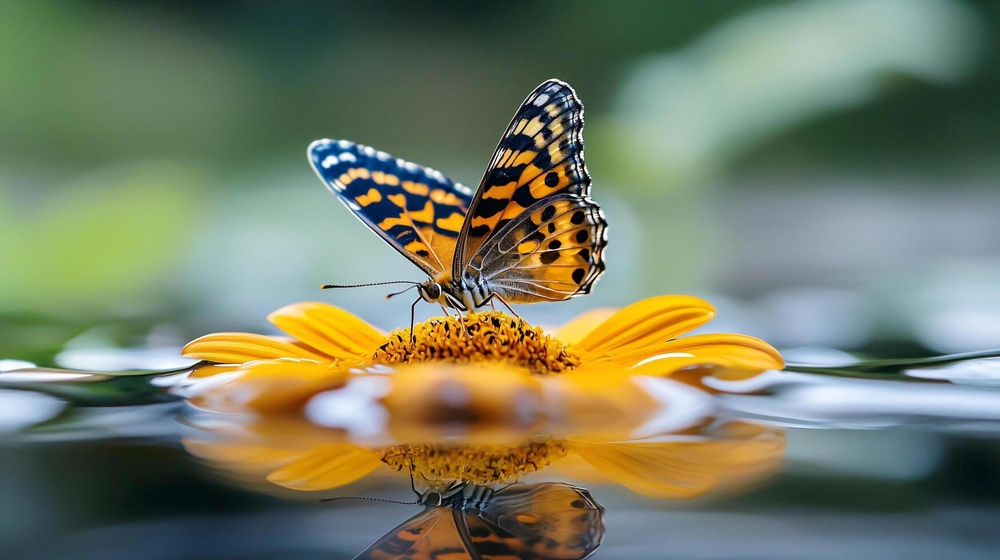
#> input picture CVLab01/assets/buter.jpg, 1000 x 560 px, shrunk from 1749 x 980 before the run
$ jupyter execute task08.ipynb
#> lines starting #> are read from the running program, lines starting #| are printed output that depends on the picture
# Task 8: Multiple Transforms in Sequence

Chain 3x3 matrices: overall `M = Mn @ ... @ M2 @ M1` applied once.

## Imports & Image

[cell 1]
import cv2
import numpy as np
import matplotlib.pyplot as plt

img = cv2.imread('../CVLab01/assets/buter.jpg')
#> img is the input picture: shape (560, 1000, 3); mean B, G, R 101.3, 124.9, 117.8
h, w = img.shape[:2]
#> h = 560; w = 1000

## Build pipeline: scale, rotate, translate

[cell 2]
def scale_matrix(sx, sy):
    return np.array([[sx, 0, 0], [0, sy, 0], [0, 0, 1]], dtype=np.float32)


def rotate_matrix(deg, cx, cy):
    t = np.radians(deg)
    c, s = np.cos(t), np.sin(t)
    return np.array([[c, -s, cx - c * cx + s * cy], [s, c, cy - s * cx - c * cy], [0, 0, 1]], dtype=np.float32)


def translate_matrix(tx, ty):
    return np.array([[1, 0, tx], [0, 1, ty], [0, 0, 1]], dtype=np.float32)


cx, cy = w / 2, h / 2
#> cx = 500; cy = 280
S = scale_matrix(0.9, 0.9)
R = rotate_matrix(12, cx, cy)
T = translate_matrix(20, -15)
# Apply translate last on pixel: p' = T @ R @ S @ p  (scale first at origin logic)
M = T @ R @ S
out = cv2.warpPerspective(img, M, (w, h))
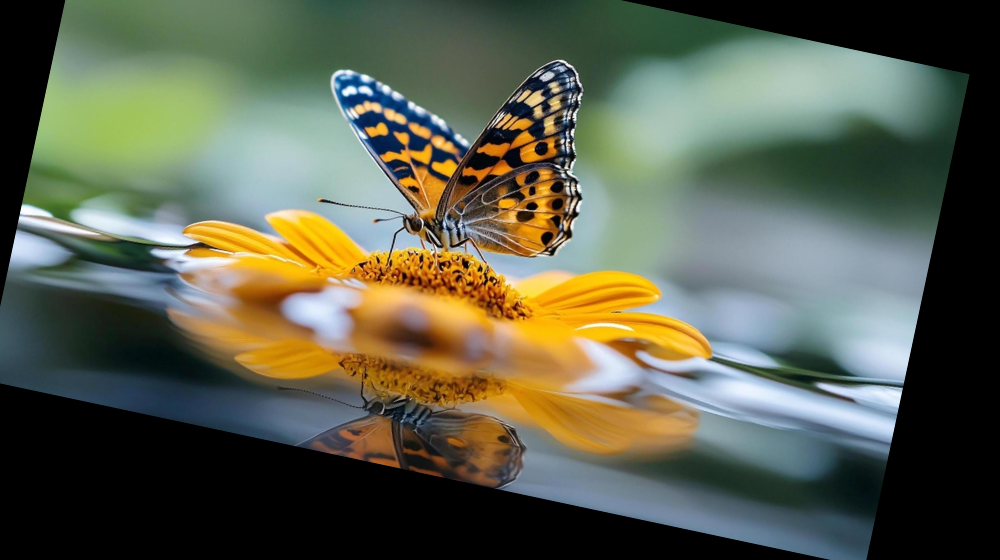
#> out: shape (560, 1000, 3); mean B, G, R 78.1, 96, 91.8

fig, ax = plt.subplots(1, 2, figsize=(10, 4))
ax[0].imshow(cv2.cvtColor(img, cv2.COLOR_BGR2RGB)); ax[0].set_title('Original'); ax[0].axis('off')
ax[1].imshow(cv2.cvtColor(out, cv2.COLOR_BGR2RGB)); ax[1].set_title('S then R then T'); ax[1].axis('off')
plt.tight_layout(); plt.show()
#> after `plt.tight_layout()`:
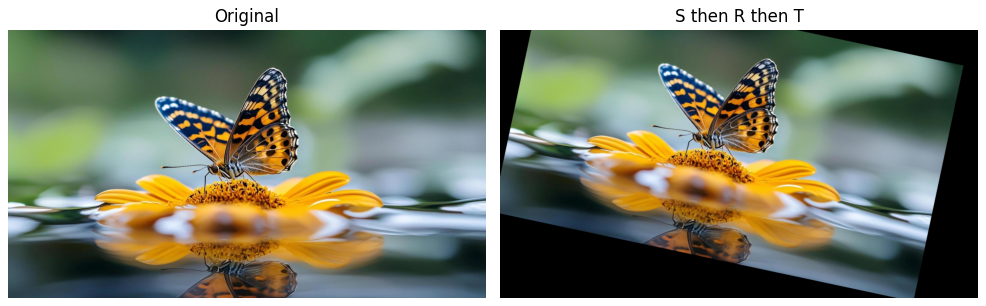
#> figure drawn by matplotlib, 2 panels
